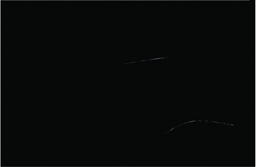
//> input picture 算法测试/裂纹检测测试/CrackDetection/CrackDetection/diandu.png, 256 x 167 px
$ ./main   (built with g++ and OpenCV 4)
//> lines starting //> are read from the running program, lines starting //| are printed output that depends on the picture; after the words box and inside, x2 and y2 are one past the last pixel; in counts of white or black regions, pixels touching at a corner belong together
//> further down, src is the input picture: 167 rows x 256 cols, CV_8UC3; mean B, G, R 9.2, 10.2, 8.2
#include <iostream>

#include <opencv2/highgui/highgui.hpp>
#include <opencv2/imgproc/imgproc.hpp>
#include <opencv2/core/core.hpp>

#include <ctime>

void addContrast(cv::Mat & srcImg) {
	cv::Mat lookUpTable(1, 256, CV_8U);
	double temp = pow(1.1, 5);
	uchar* p = lookUpTable.data;
	for (int i = 0; i < 256; ++i)
		p[i] = cv::saturate_cast<uchar>(i * temp);
	LUT(srcImg, lookUpTable, srcImg);
}

// 骨架原理细化
void cvThin(cv::Mat& src, cv::Mat& dst, int intera)
{
	if (src.type() != CV_8UC1)
	{
		printf("只能处理二值或灰度图像\n");
		return;
	}
	//非原地操作时候，copy src到dst
	if (dst.data != src.data)
	{
		src.copyTo(dst);
	}

	int i, j, n;
	int width, height;
	width = src.cols - 1;
	//之所以减1，是方便处理8邻域，防止越界
	height = src.rows - 1;
	int step = src.step;
	int  p2, p3, p4, p5, p6, p7, p8, p9;
	uchar* img;
	bool ifEnd;
	int A1;
	cv::Mat tmpimg;
	//n表示迭代次数
	for (n = 0; n<intera; n++)
	{
		dst.copyTo(tmpimg);
		ifEnd = false;
		img = tmpimg.data;
		for (i = 1; i < height; i++)
		{
			img += step;
			for (j = 1; j<width; j++)
			{
				uchar* p = img + j;
				A1 = 0;
				if (p[0] > 0)
				{
					if (p[-step] == 0 && p[-step + 1]>0) //p2,p3 01模式
					{
						A1++;
					}
					if (p[-step + 1] == 0 && p[1]>0) //p3,p4 01模式
					{
						A1++;
					}
					if (p[1] == 0 && p[step + 1]>0) //p4,p5 01模式
					{
						A1++;
					}
					if (p[step + 1] == 0 && p[step]>0) //p5,p6 01模式
					{
						A1++;
					}
					if (p[step] == 0 && p[step - 1]>0) //p6,p7 01模式
					{
						A1++;
					}
					if (p[step - 1] == 0 && p[-1]>0) //p7,p8 01模式
					{
						A1++;
					}
					if (p[-1] == 0 && p[-step - 1]>0) //p8,p9 01模式
					{
						A1++;
					}
					if (p[-step - 1] == 0 && p[-step]>0) //p9,p2 01模式
					{
						A1++;
					}
					p2 = p[-step]>0 ? 1 : 0;
					p3 = p[-step + 1]>0 ? 1 : 0;
					p4 = p[1]>0 ? 1 : 0;
					p5 = p[step + 1]>0 ? 1 : 0;
					p6 = p[step]>0 ? 1 : 0;
					p7 = p[step - 1]>0 ? 1 : 0;
					p8 = p[-1]>0 ? 1 : 0;
					p9 = p[-step - 1]>0 ? 1 : 0;
					if ((p2 + p3 + p4 + p5 + p6 + p7 + p8 + p9)>1 && (p2 + p3 + p4 + p5 + p6 + p7 + p8 + p9)<7 && A1 == 1)
					{
						if ((p2 == 0 || p4 == 0 || p6 == 0) && (p4 == 0 || p6 == 0 || p8 == 0)) //p2*p4*p6=0 && p4*p6*p8==0
						{
							dst.at<uchar>(i, j) = 0; //满足删除条件，设置当前像素为0
							ifEnd = true;
						}
					}
				}
			}
		}

		dst.copyTo(tmpimg);
		img = tmpimg.data;
		for (i = 1; i < height; i++)
		{
			img += step;
			for (j = 1; j<width; j++)
			{
				A1 = 0;
				uchar* p = img + j;
				if (p[0] > 0)
				{
					if (p[-step] == 0 && p[-step + 1]>0) //p2,p3 01模式
					{
						A1++;
					}
					if (p[-step + 1] == 0 && p[1]>0) //p3,p4 01模式
					{
						A1++;
					}
					if (p[1] == 0 && p[step + 1]>0) //p4,p5 01模式
					{
						A1++;
					}
					if (p[step + 1] == 0 && p[step]>0) //p5,p6 01模式
					{
						A1++;
					}
					if (p[step] == 0 && p[step - 1]>0) //p6,p7 01模式
					{
						A1++;
					}
					if (p[step - 1] == 0 && p[-1]>0) //p7,p8 01模式
					{
						A1++;
					}
					if (p[-1] == 0 && p[-step - 1]>0) //p8,p9 01模式
					{
						A1++;
					}
					if (p[-step - 1] == 0 && p[-step]>0) //p9,p2 01模式
					{
						A1++;
					}
					p2 = p[-step]>0 ? 1 : 0;
					p3 = p[-step + 1]>0 ? 1 : 0;
					p4 = p[1]>0 ? 1 : 0;
					p5 = p[step + 1]>0 ? 1 : 0;
					p6 = p[step]>0 ? 1 : 0;
					p7 = p[step - 1]>0 ? 1 : 0;
					p8 = p[-1]>0 ? 1 : 0;
					p9 = p[-step - 1]>0 ? 1 : 0;
					if ((p2 + p3 + p4 + p5 + p6 + p7 + p8 + p9)>1 && (p2 + p3 + p4 + p5 + p6 + p7 + p8 + p9)<7 && A1 == 1)
					{
						if ((p2 == 0 || p4 == 0 || p8 == 0) && (p2 == 0 || p6 == 0 || p8 == 0)) //p2*p4*p8=0 && p2*p6*p8==0
						{
							dst.at<uchar>(i, j) = 0; //满足删除条件，设置当前像素为0
							ifEnd = true;
						}
					}
				}
			}
		}

		//如果两个子迭代已经没有可以细化的像素了，则退出迭代
		if (!ifEnd) break;
	}

}

// 形态学检测+边缘提取
void cannyDetect(cv::Mat &inputImg) {
	//cv::Mat blur;
	//cv::GaussianBlur(inputImg, inputImg, cv::Size(3, 3), 2, 2);
	//cv::imshow("GaussianBlur", blur);

	cv::Mat gray;
	cv::cvtColor(inputImg, gray, CV_RGB2GRAY);

	//cv::Mat blur;
	//cv::GaussianBlur(gray, gray, cv::Size(3, 3), 0, 0);
	//cv::imshow("GaussianBlur", gray);

	// 增加对比度
	addContrast(gray);
	cv::imshow("addContrast", gray);
	cv::Mat dstImg;
	cv::Canny(gray, dstImg, 50, 150);
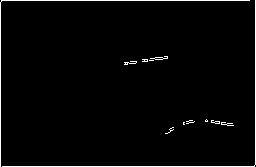
//> dstImg: 167 rows x 256 cols, CV_8UC1; 2.3% white in thin lines or dots
	cv::imshow("Canny", dstImg);

	// [5 lines of commented-out code are left out]

	cv::Mat kernel = cv::getStructuringElement(cv::MorphShapes::MORPH_ELLIPSE, cv::Size(3, 3));
	dilate(dstImg, dstImg, kernel);
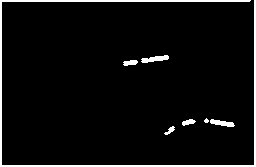
//> dstImg: 167 rows x 256 cols, CV_8UC1; 4.9% white; 7 white regions (1 under 20 px), largest, box (x1, y1, x2, y2) and area: (0, 0, 256, 167) 1669, (141, 55, 169, 63) 130, (210, 119, 235, 127) 115, (123, 60, 138, 66) 66, (182, 119, 196, 126) 60, (164, 126, 175, 135) 44
	morphologyEx(dstImg, dstImg, CV_MOP_CLOSE, kernel, cv::Point(-1, -1), 3);
//> dstImg: 167 rows x 256 cols, CV_8UC1; 5% white; 6 white regions, box (x1, y1, x2, y2) and area: (0, 0, 256, 167) 1696, (204, 118, 235, 127) 133, (140, 55, 169, 63) 132, (123, 60, 138, 66) 66, (182, 119, 196, 126) 60, (164, 126, 175, 135) 48
	morphologyEx(dstImg, dstImg, CV_MOP_CLOSE, kernel);

	cv::imshow("morphologyEx", dstImg);

	cvThin(dstImg, dstImg, 5);
//> the loop in cvThin, `for (n = 0; n<intera; n++)` made 4 passes
//> (A1, p2, p4, p5, p6) on passes 1 to 4: (0, 1, 1, 1, 1), (1, 1, 1, 1, 1), (0, 0, 0, 0, 0), (0, 0, 0, 0, 0)
//> pass 1, in cvThin, `dst.copyTo(tmpimg);`:
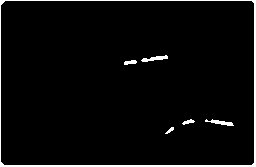
//> tmpimg: 167 rows x 256 cols, CV_8UC1; 3.7% white; 6 white regions, box (x1, y1, x2, y2) and area: (0, 0, 256, 167) 1282, (141, 55, 168, 62) 93, (205, 119, 234, 126) 91, (124, 60, 137, 65) 46, (182, 119, 195, 125) 40, (165, 127, 174, 134) 28
//> pass 2, in cvThin, `dst.copyTo(tmpimg);`:
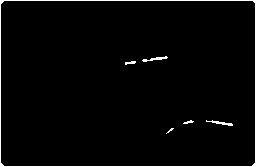
//> tmpimg: 167 rows x 256 cols, CV_8UC1; 2.5% white in thin lines or dots
//> pass 2, in cvThin, `dst.copyTo(tmpimg);`:
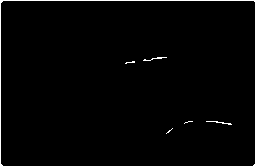
//> tmpimg: 167 rows x 256 cols, CV_8UC1; 2.2% white in thin lines or dots
//> after the loop in cvThin, `for (n = 0; n<intera; n++)`: tmpimg: 167 rows x 256 cols, CV_8UC1; 2.1% white in thin lines or dots
//> after the loop in cvThin, `for (n = 0; n<intera; n++)`: A1 = 0; p3 = 1; p4 = 0
	cv::imshow("cvThin", dstImg);
	// 滤波

	// 连通域测量
}

// [195 lines left out: functions ideal_lbrf_kernel, freqfilt, ideal_Low_Pass_Filter, scratchDetect, not called in this run]


int main() {
	clock_t startTime, endTime;
	//cv::Mat src = cv::imread("./crack.jpg");	// 256 * 192
	//cv::Mat src = cv::imread("./huahen.jpg");	// 256 * 192
	cv::Mat src = cv::imread("./diandu.png");	// 256 * 192
	cv::imshow("src", src);
	startTime = clock();	// 计时开始
	cannyDetect(src);
	//scratchDetect(src);
	endTime = clock();	// 计时结束

	std::cout << "The run time is : "
		<< (double)(endTime - startTime) / CLOCKS_PER_SEC << "s" << std::endl;
	cv::waitKey(0);
	system("pause");
	return 0;
}
